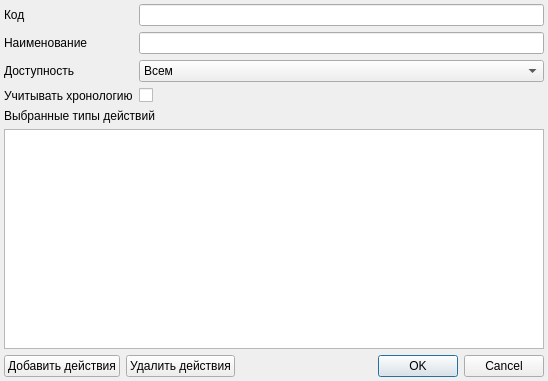
<?xml version="1.0" encoding="UTF-8"?>
<ui version="4.0">
 <class>ActionTypeGroupEditorDialog</class>
 <widget class="QDialog" name="ActionTypeGroupEditorDialog">
  <property name="geometry">
   <rect>
    <x>0</x>
    <y>0</y>
    <width>548</width>
    <height>381</height>
   </rect>
  </property>
  <property name="windowTitle">
   <string>Редактирование шаблона назначения действий</string>
  </property>
  <layout class="QVBoxLayout" name="verticalLayout">
   <property name="margin">
    <number>4</number>
   </property>
   <item>
    <layout class="QFormLayout" name="formLayout">
     <property name="fieldGrowthPolicy">
      <enum>QFormLayout::ExpandingFieldsGrow</enum>
     </property>
     <item row="0" column="0">
      <widget class="QLabel" name="lblGroupCode">
       <property name="text">
        <string>Код</string>
       </property>
       <property name="buddy">
        <cstring>edtGroupCode</cstring>
       </property>
      </widget>
     </item>
     <item row="0" column="1">
      <widget class="QLineEdit" name="edtGroupCode"/>
     </item>
     <item row="1" column="0">
      <widget class="QLabel" name="lblGroupName">
       <property name="text">
        <string>Наименование</string>
       </property>
       <property name="buddy">
        <cstring>edtGroupName</cstring>
       </property>
      </widget>
     </item>
     <item row="1" column="1">
      <widget class="QLineEdit" name="edtGroupName"/>
     </item>
     <item row="2" column="0">
      <widget class="QLabel" name="lblGroupAvailability">
       <property name="text">
        <string>Доступность</string>
       </property>
       <property name="buddy">
        <cstring>cmbAvailability</cstring>
       </property>
      </widget>
     </item>
     <item row="2" column="1">
      <widget class="QComboBox" name="cmbAvailability">
       <property name="sizePolicy">
        <sizepolicy hsizetype="MinimumExpanding" vsizetype="Fixed">
         <horstretch>0</horstretch>
         <verstretch>0</verstretch>
        </sizepolicy>
       </property>
       <item>
        <property name="text">
         <string>Всем</string>
        </property>
       </item>
       <item>
        <property name="text">
         <string>По специальности</string>
        </property>
       </item>
       <item>
        <property name="text">
         <string>Владельцу</string>
        </property>
       </item>
      </widget>
     </item>
     <item row="3" column="0">
      <widget class="QLabel" name="lblEnableOffset">
       <property name="text">
        <string>Учитывать хронологию</string>
       </property>
       <property name="buddy">
        <cstring>chkEnableOffset</cstring>
       </property>
      </widget>
     </item>
     <item row="3" column="1">
      <widget class="QCheckBox" name="chkEnableOffset">
       <property name="text">
        <string/>
       </property>
      </widget>
     </item>
    </layout>
   </item>
   <item>
    <widget class="QLabel" name="lblGroupName_3">
     <property name="text">
      <string>Выбранные типы действий</string>
     </property>
     <property name="buddy">
      <cstring>tblActionTypes</cstring>
     </property>
    </widget>
   </item>
   <item>
    <widget class="CInDocTableView" name="tblActionTypes"/>
   </item>
   <item>
    <layout class="QHBoxLayout" name="horizontalLayout">
     <item>
      <widget class="QPushButton" name="btnAddActions">
       <property name="text">
        <string>Добавить действия</string>
       </property>
      </widget>
     </item>
     <item>
      <widget class="QPushButton" name="btnDelActions">
       <property name="text">
        <string>Удалить действия</string>
       </property>
      </widget>
     </item>
     <item>
      <widget class="QDialogButtonBox" name="buttonBox">
       <property name="orientation">
        <enum>Qt::Horizontal</enum>
       </property>
       <property name="standardButtons">
        <set>QDialogButtonBox::Cancel|QDialogButtonBox::Ok</set>
       </property>
      </widget>
     </item>
    </layout>
   </item>
  </layout>
 </widget>
 <customwidgets>
  <customwidget>
   <class>CInDocTableView</class>
   <extends>QTableView</extends>
   <header>library/InDocTable.h</header>
  </customwidget>
 </customwidgets>
 <resources/>
 <connections>
  <connection>
   <sender>buttonBox</sender>
   <signal>accepted()</signal>
   <receiver>ActionTypeGroupEditorDialog</receiver>
   <slot>accept()</slot>
   <hints>
    <hint type="sourcelabel">
     <x>542</x>
     <y>365</y>
    </hint>
    <hint type="destinationlabel">
     <x>157</x>
     <y>274</y>
    </hint>
   </hints>
  </connection>
  <connection>
   <sender>buttonBox</sender>
   <signal>rejected()</signal>
   <receiver>ActionTypeGroupEditorDialog</receiver>
   <slot>reject()</slot>
   <hints>
    <hint type="sourcelabel">
     <x>542</x>
     <y>365</y>
    </hint>
    <hint type="destinationlabel">
     <x>286</x>
     <y>274</y>
    </hint>
   </hints>
  </connection>
 </connections>
</ui>
